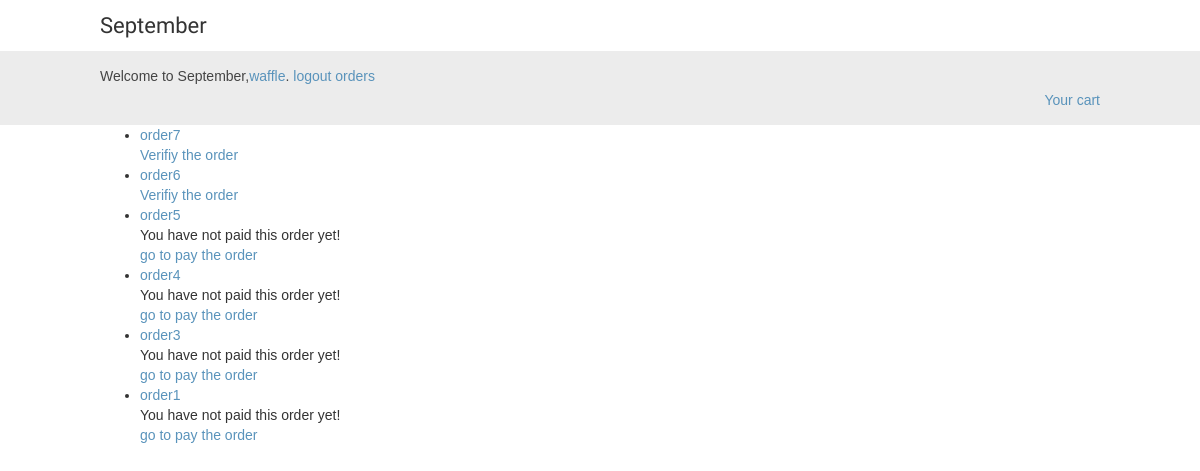
The app's page /orders/orderlist/ (signed in), older data.
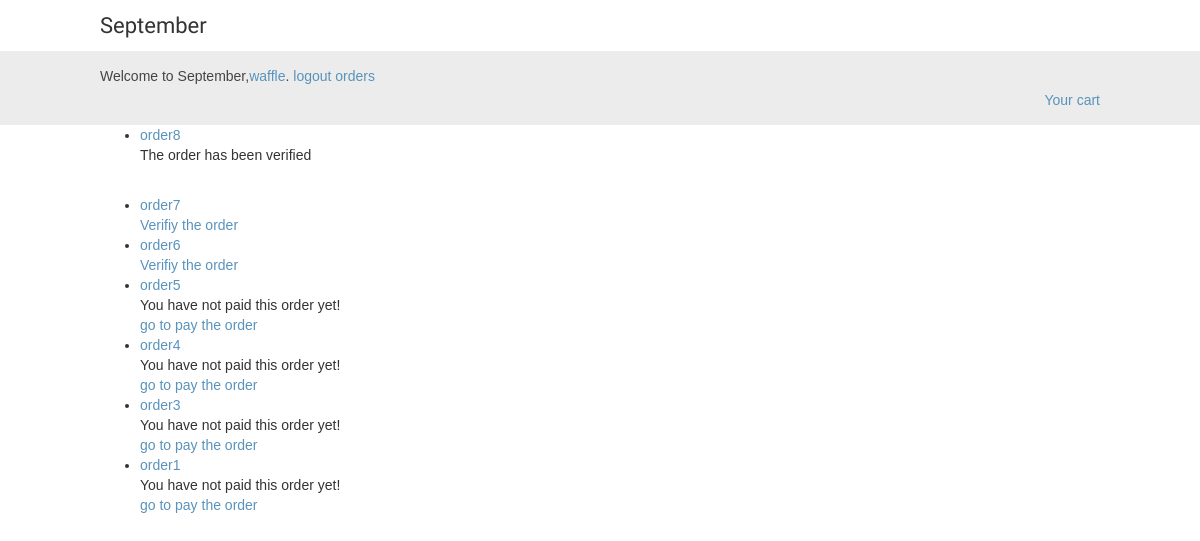
The same page, newer data.
### orders/models.py (models this page shows, shortened)
class Order(models.Model):
	userid=models.CharField(max_length=20,default='1')
	first_name=models.CharField(max_length=50)
	last_name=models.CharField(max_length=50)
	email=models.EmailField()
	address=models.CharField(max_length=250)
	postal_code=models.CharField(max_length=20)
	city=models.CharField(max_length=100)
	created=models.DateTimeField(auto_now_add=True)
	updated=models.DateTimeField(auto_now=True)
	paid=models.BooleanField(default=False)
	verified=models.BooleanField(default=False)
	class Meta:
		ordering=('-created',)
	def get_absolute_url(self):
		return reverse('orders:order_detail',args=[self.id])

### orders/views.py (the view)
@login_required
def order_list(request):
	orders=Order.objects.filter(userid=request.user.username)
	return render(request,'orders/orderlist.html',{'orders':orders})

### orders/templates/orders/orderlist.html (shortened to what this page needs)
{% extends 'shop/base.html' %}
{% block content %}
    <ul>
        {% for order in orders %}
            <li>
                <a href="{{order.get_absolute_url}}">order{{order.id}}</a>
                <br>
                {% if order.paid %}
                    {% if order.verified %}
                        <p>The order has been verified</p>
                    {% else %}
                        <a href="{% url 'orders:verify' order.id %}">Verifiy the order</a>
                    {% endif %}
                {% else %}
                    You have not paid this order yet!<br>
                    <a href="{% url 'orders:repay' order.id %}">go to pay the order</a>
                {% endif %}
                <br>
            </li>
        {% endfor %}
    </ul>
{% endblock %}

Row changes from the older to the newer data that the page shows:
added Order: id "8", paid "The order has been verified"
